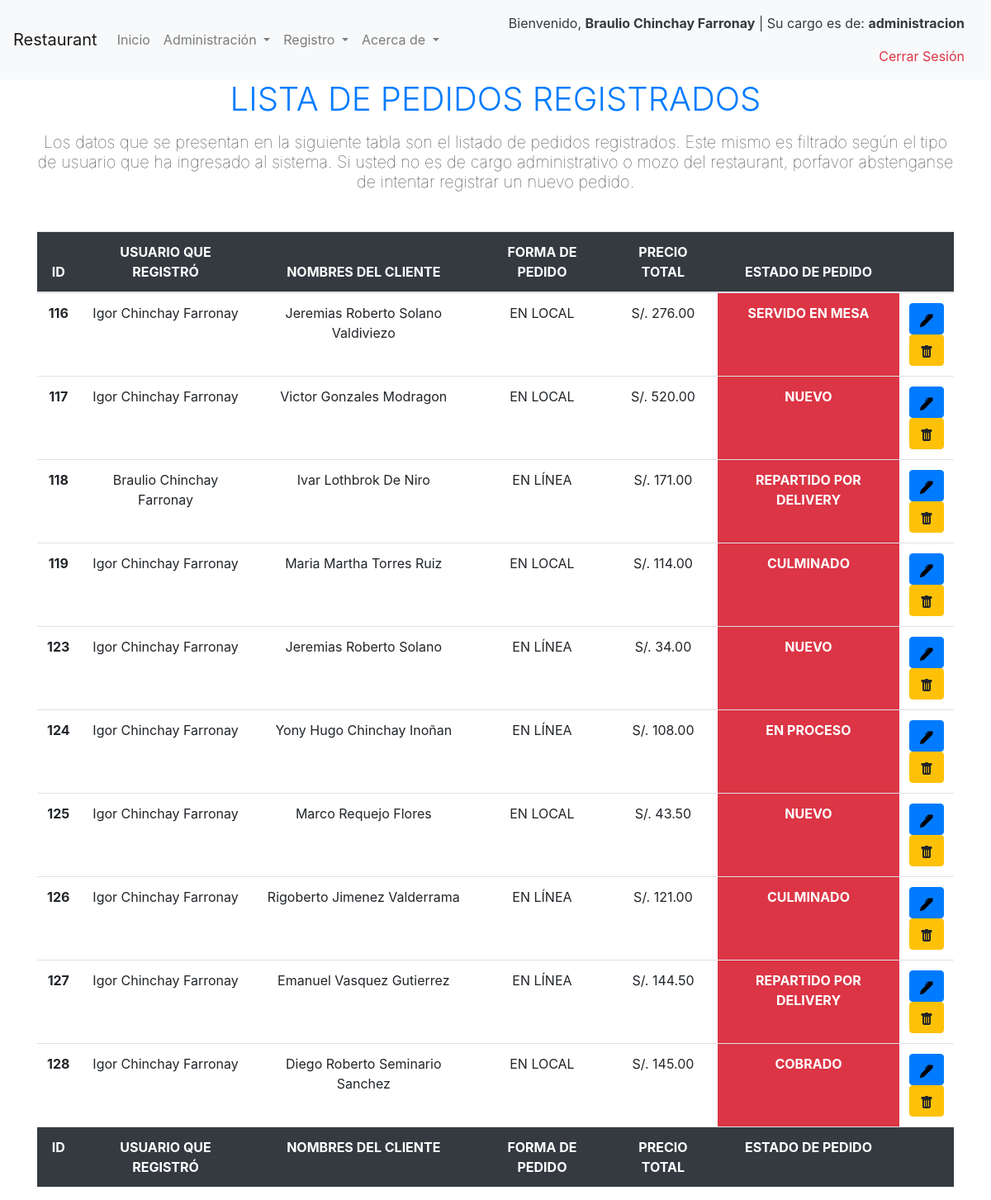
/gestionarpedidos.php (signed in), run on the app's committed database.
### tables this page shows
CREATE TABLE `pedido` (
  `id_pedido` int(11) NOT NULL,
  `id_usuario` int(11) NOT NULL,
  `nombre_cliente` varchar(355) NOT NULL,
  `dni_cliente` varchar(12) NOT NULL,
  `celular_cliente` varchar(100) NOT NULL,
  `direccion` varchar(355) NOT NULL,
  `platosorden` varchar(355) NOT NULL,
  `tipo_comprobante` varchar(50) NOT NULL,
  `tipo_pedido` tinyint(1) NOT NULL,
  `precio_total` varchar(355) NOT NULL,
  `estado` varchar(50) NOT NULL
);

CREATE TABLE `usuario` (
  `id_usuario` int(11) NOT NULL,
  `nombres` varchar(355) NOT NULL,
  `email` varchar(255) NOT NULL,
  `contrasena` varchar(255) NOT NULL,
  `tipo_usuario` varchar(100) NOT NULL
);

### gestionarpedidos.php (the view, shortened to what this page needs)
<?php
include ('includes/navbar.php');
?>
<div class="container">
    <h1 class="text-center mb-3 text-primary font-weight-light">LISTA DE PEDIDOS REGISTRADOS</h1>
    <h5 class="text-center mb-5 text-black font-weight-lighter">Los datos que se presentan en la siguiente tabla son el listado de pedidos registrados. Este mismo es filtrado
        según el tipo de usuario que ha ingresado al sistema. Si usted no es de cargo administrativo o mozo del restaurant, porfavor abstenganse de intentar registrar un nuevo
        pedido.</h5>
    <div class="table-responsive">
        <?php
            $query = "SELECT p.id_pedido, u.nombres, u.tipo_usuario, p.nombre_cliente,  IF(p.tipo_pedido = 1, 'EN LOCAL', 'EN LÍNEA') AS tipo_pedido, p.precio_total, p.estado FROM pedido p INNER JOIN usuario u ON p.id_usuario = u.id_usuario ORDER BY id_pedido;";
            $query_run = mysqli_query($conexion, $query);
        ?>
        <table class="table table-hover" id="dataTable" width="100%" cellspacing="0">
            <thead>
                <tr class="text-center bg-dark text-white">
                    <th>ID</th>
                    <th>USUARIO QUE REGISTRÓ</th>
                    <th>NOMBRES DEL CLIENTE</th>
                    <th>FORMA DE PEDIDO</th>
                    <th>PRECIO TOTAL</th>
                    <th>ESTADO DE PEDIDO</th>
                    <th></th>
                </tr>
            </thead>
            <tfoot>
                <tr class="text-center bg-dark text-white">
                    <th>ID</th>
                    <th>USUARIO QUE REGISTRÓ</th>
                    <th>NOMBRES DEL CLIENTE</th>
                    <th>FORMA DE PEDIDO</th>
                    <th>PRECIO TOTAL</th>
                    <th>ESTADO DE PEDIDO</th>
                    <th></th>
                </tr>
            </tfoot>
            <tbody>
                <?php
                if(mysqli_num_rows($query_run) > 0){
                    while($row = mysqli_fetch_assoc($query_run)){
                ?>
                <tr class="text-center">
                    <td class="font-weight-bold"><?php echo $row['id_pedido'] ?></td>
                    <td class=""><?php echo $row['nombres'] ?></td>
                    <td class=""><?php echo $row['nombre_cliente'] ?></td>
                    <td class=""><?php echo $row['tipo_pedido'] ?></td>
                    <td class="">S/. <?php echo number_format($row['precio_total'],2) ?></td>
                    <td class="text-white bg-danger font-weight-bold"><?php echo $row['estado'] ?></td>
                    <td>
                        <form action="editarpedido.php" method="post">
                            <button type="submit" name="edit_pedido" class="btn btn-primary">
                            </button>
                        </form>
                        <form action="registrarpedidocode.php" method="post">
                            <button type="submit" name="deletePedido" class="btn btn-warning">
                            </button>
                        </form>
                    </td>
                </tr>
                <?php
                    }
                }
                else{
                    echo "No record Found";
                }
                ?>
            </tbody>
        </table>
    </div>
</div>
<?php
include ('includes/footer.php');
?>

### data on the page
pedido: id_pedido "116", id_usuario.nombres "Igor Chinchay Farronay", nombre_cliente "Jeremias Roberto Solano Valdiviezo", tipo_pedido "EN LOCAL", precio_total "276.00", estado "SERVIDO EN MESA"
pedido: id_pedido "117", id_usuario.nombres "Igor Chinchay Farronay", nombre_cliente "Victor Gonzales Modragon", tipo_pedido "EN LOCAL", precio_total "520.00", estado "NUEVO"
pedido: id_pedido "118", id_usuario.nombres "Braulio Chinchay Farronay", nombre_cliente "Ivar Lothbrok De Niro", tipo_pedido "EN LÍNEA", precio_total "171.00", estado "REPARTIDO POR DELIVERY"
pedido: id_pedido "119", id_usuario.nombres "Igor Chinchay Farronay", nombre_cliente "Maria Martha Torres Ruiz", tipo_pedido "EN LOCAL", precio_total "114.00", estado "CULMINADO"
pedido: id_pedido "123", id_usuario.nombres "Igor Chinchay Farronay", nombre_cliente "Jeremias Roberto Solano", tipo_pedido "EN LÍNEA", precio_total "34.00", estado "NUEVO"
pedido: id_pedido "124", id_usuario.nombres "Igor Chinchay Farronay", nombre_cliente "Yony Hugo Chinchay Inoñan", tipo_pedido "EN LÍNEA", precio_total "108.00", estado "EN PROCESO"
pedido: id_pedido "125", id_usuario.nombres "Igor Chinchay Farronay", nombre_cliente "Marco Requejo Flores", tipo_pedido "EN LOCAL", precio_total "43.50", estado "NUEVO"
pedido: id_pedido "126", id_usuario.nombres "Igor Chinchay Farronay", nombre_cliente "Rigoberto Jimenez Valderrama", tipo_pedido "EN LÍNEA", precio_total "121.00", estado "CULMINADO"
pedido: id_pedido "127", id_usuario.nombres "Igor Chinchay Farronay", nombre_cliente "Emanuel Vasquez Gutierrez", tipo_pedido "EN LÍNEA", precio_total "144.50", estado "REPARTIDO POR DELIVERY"
pedido: id_pedido "128", id_usuario.nombres "Igor Chinchay Farronay", nombre_cliente "Diego Roberto Seminario Sanchez", tipo_pedido "EN LOCAL", precio_total "145.00", estado "COBRADO"

### other printed values
$_SESSION['username'] "Braulio Chinchay Farronay"
$_SESSION['userType'] "administracion"
